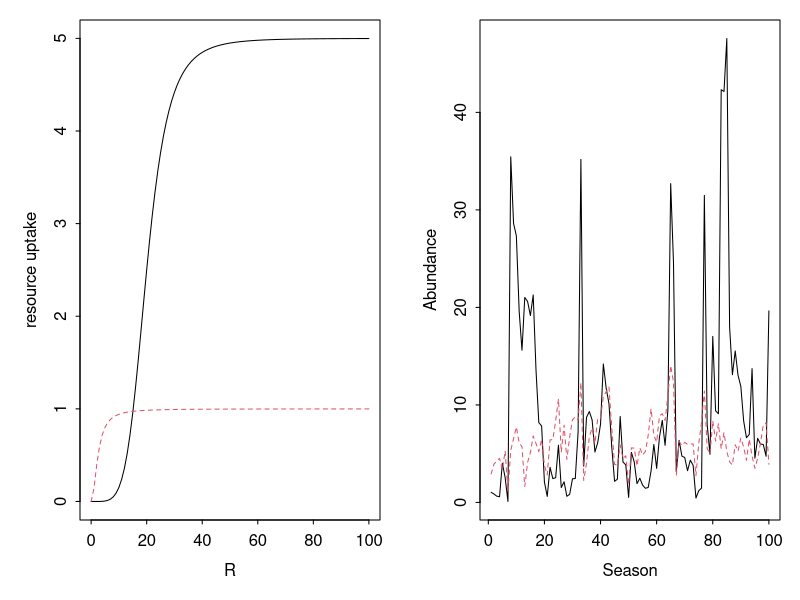

Write R code to recreate this figure.
##  Semi-discrete storage effect model of two species 
##  coexisting on one essential resource.                

##  Authors:  Andrew Tredennick, Peter Adler, and Fred Adler
##  Email:    atredenn@gmail.com
##  Date:     4.24.2015 -- Copied over from relative_nonlinearity.R and 
##                         variable germination included for storage effect.
##            5.21.2016 -- Updated model to have most dynamics occur at the
##                         end of season, discrete time intervals


############################  MODEL DESCRIPTION  ##############################
# Species "split" themselves between a dormant, low-mortaility stage (D) and  #
# a higher mortality, high growth stage (N).                                  #
# The single resource is R.                                                   #
# There are two sources of variability: an environmental cue that drives the  #
# storage effect, and resource variability.                                   #
###############################################################################

# Clear the Workspace
rm(list=ls())


####
#### Initial Conditions, Global Variables, and Parameters ----------------------
####
seasons <- 100                  # number of seasons to simulate
seasons_to_exclude <- 20       # initial seasons to exclude from plots
days_to_track <- 20              # number of days to simulate in odSolve
DNR <- c(D=c(1,1),N=c(1,1),R=10) # initial conditions
Rmu <- 3                         # mean resource pulse (on log scale)
Rsd_annual <- 1                  # std dev of resource pulses (on log scale)
sigE <- 2                        # environmental cue variance
rho <- 1                         # environmental cue correlation between species

# Within-season parameters
parms <- list(
  r = c(5,1),                    # max growth rate for each species
  a = c(5,2),                    # rate parameter for Hill function 
  b = c(20,2.5),                  # shape parameter for Hill function
  eps = c(0.2,0.2)               # resource-to-biomass efficiency
)

# End-of-season transition parameters
alpha1 <- 0.50                   # live-to-dormant biomass fraction; spp1
alpha2 <- 0.50                   # live-to-dormant biomass fraction; spp2
beta1 <- 0                       # adult survivorship; spp1 (0 if annual, >0 if perennial)
beta2 <- 0                       # adult survivorship; spp2 (0 if annual, >0 if perennial)
eta1 <- 0.1                      # dormant mortality; spp1
eta2 <- 0.1                      # dormant mortality; spp2
theta1 <- 0                      # resource recycling fraction; spp1
theta2 <- 0                      # resource recycling fraction; spp2
nu <- 0                          # resource carry-over fraction

####
#### Load relevant libraries ----------------------------------------
####
library('deSolve')
library('mvtnorm')



####
#### Model functions -------------------------------------------------
####
## Continuous model
updateNR <- function(t, NR, parms){
  with(as.list(c(NR, parms)), {
    dN1dt = N1*eps[1]*(uptake_R(r[1], R, a[1], b[1]))
    dN2dt = N2*eps[2]*(uptake_R(r[2], R, a[2], b[2]))
    dRdt = -1 * (dN1dt/eps[1] + dN2dt/eps[2])
    list(c(dN1dt, dN2dt, dRdt)) #output
  })
}

##  Resource uptake function (Hill function)
uptake_R <- function(r, R, a, b){
  return((r*R^a) / (b^a + R^a))
}

## Discrete model
update_DNR <- function(t,DNR,gammas,alpha1,alpha2,eta1,eta2,beta1,beta2,theta1,theta2,nu){
  with (as.list(DNR),{
    g1 <- gammas[1]
    g2 <- gammas[2]
    D1 <- alpha1*N1 + D1*(1-g1)*(1-eta1)
    D2 <- alpha2*N2 + D2*(1-g2)*(1-eta2)
    N1 <- beta1*(1-alpha1)*N1 + g1*(D1+(alpha1*N1))*(1-eta1)
    N2 <- beta2*(1-alpha2)*N2 + g2*(D2+(alpha2*N2))*(1-eta2)
    R <- theta1*(1-alpha1)*N1 + theta2*(1-alpha2)*N2 + nu*R + Rvector[t]
    return(c(D1, D2, N1, N2, R))
  })
}


####
#### Simulate model -----------------------------------------------------
####
days <- c(1:days_to_track)

# Get "germination" fractions for each year
getG <- function(sigE, rho, nTime){
  varcov <- matrix(c(sigE, rho*sigE, rho*sigE, sigE), 2, 2)
  e <- rmvnorm(n = nTime, mean = c(0,0), sigma = varcov)
  g <- exp(e) / (1+exp(e))
  return(g)
}

# Loop over seasons
nmsDNR <- names(DNR)
NR <- DNR[c("N1", "N2", "R")] 
nmsNR <- names(NR)
gVec <- getG(sigE = sigE, rho = rho, nTime = seasons)
Rvector <- rlnorm(seasons, Rmu, Rsd_annual)
saved_outs <- matrix(ncol=5, nrow=seasons)
ptm <- proc.time() # start time
for(season_now in 1:seasons){
  output <- ode(y = NR, times=days,
                func = updateNR, parms = parms)
  NR <- output[nrow(output),nmsNR]
  DNR <- c(DNR[c("D1","D2")], NR)
  saved_outs[season_now,] <- DNR
  names(DNR) <- nmsDNR
  DNR <- update_DNR(season_now, DNR, gVec[season_now,],
                    alpha1=alpha1,alpha2=alpha2,
                    eta1=eta1,eta2=eta2,
                    beta1=beta1,beta2=beta2,
                    theta1=theta1,theta2=theta2,nu=nu)
  names(DNR) <- nmsDNR
  NR <- DNR[c("N1", "N2", "R")] 
  names(NR) <- nmsNR
}
proc.time() - ptm



####
####  PLOTTING
####
par(mfrow=c(1,2),mar=c(4,4,1,1),tcl=-0.2,mgp=c(2,0.5,0))
R <- seq(0,100,1)
out_r <- matrix(ncol=2, nrow=length(R))
a <- parms$a
b <- parms$b
for(i in 1:nrow(out_r)){
  out_r[i,1] <- uptake_R(parms$r[1], R[i], a[1], b[1])
  out_r[i,2] <- uptake_R(parms$r[2], R[i], a[2], b[2])
}
matplot(R, out_r, type="l", ylab = "resource uptake")
cols2plot <- c(3,4)
matplot(saved_outs[1:seasons,cols2plot], type="l", xlab="Season", ylab="Abundance")
# lines(rowSums(saved_outs[101:seasons,cols2plot]), type="l", col="blue", lwd=2)
